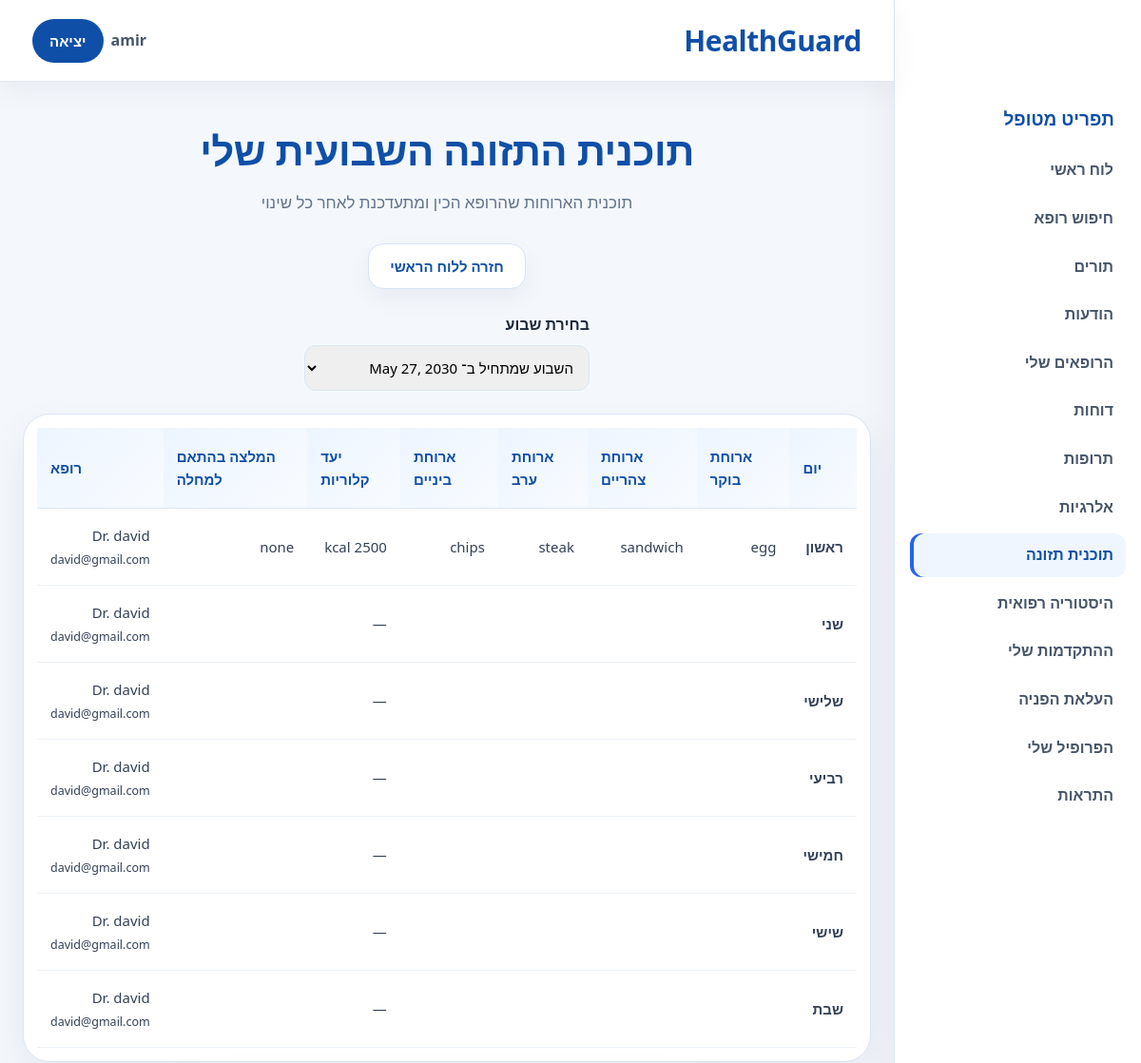
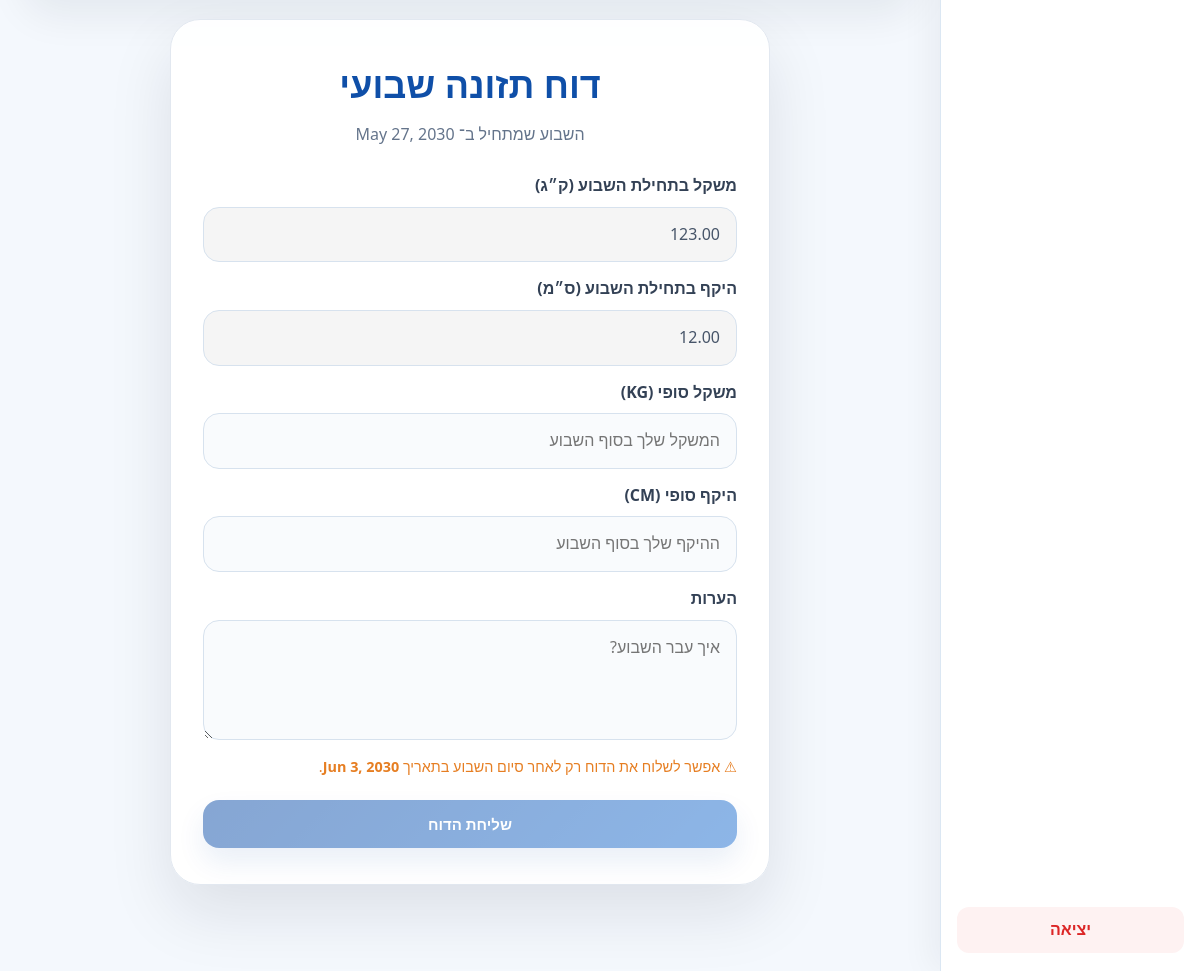
The page /patient/my_nutrition_plan.php (signed in) on the database its author committed (2 pictures, top to bottom).
### tables this page shows
CREATE TABLE `nutrition_plans` (
  `plan_id` int(11) NOT NULL,
  `patient_id` int(11) NOT NULL,
  `doctor_id` int(11) NOT NULL,
  `week_start` date NOT NULL,
  `day_name` varchar(20) NOT NULL,
  `breakfast` text DEFAULT NULL,
  `lunch` text DEFAULT NULL,
  `dinner` text DEFAULT NULL,
  `snack` text DEFAULT NULL,
  `calories_goal` int(11) DEFAULT NULL,
  `illness_advice` text DEFAULT NULL,
  `created_at` datetime DEFAULT current_timestamp(),
  `updated_at` datetime DEFAULT current_timestamp() ON UPDATE current_timestamp()
);

CREATE TABLE `users` (
  `user_id` int(11) NOT NULL,
  `name` varchar(100) NOT NULL,
  `role` enum('patient','doctor','admin','secretary') NOT NULL,
  `email` varchar(100) NOT NULL,
  `password` varchar(255) NOT NULL,
  `city` varchar(80) DEFAULT NULL,
  `created_at` timestamp NULL DEFAULT current_timestamp()
);

CREATE TABLE `patients` (
  `patient_id` int(11) NOT NULL,
  `user_id` int(11) NOT NULL,
  `age` int(11) DEFAULT NULL,
  `gender` enum('male','female','other') DEFAULT NULL,
  `medical_notes` text DEFAULT NULL,
  `current_weight` decimal(5,2) DEFAULT NULL,
  `waist_cm` decimal(5,2) DEFAULT NULL
);

### db_connection.php (called while the page is built, shortened)
<?php
function HebrewText($value)
{
    $translations = [
        'admin' => 'מנהל',
        'doctor' => 'רופא',
        'patient' => 'מטופל',
        'secretary' => 'מזכירות',
        'pending' => 'ממתין',
        'accepted' => 'אושר',
        'completed' => 'הושלם',
        'cancelled' => 'בוטל',
        'verified' => 'אושר',
        'rejected' => 'נדחה',
        'taken' => 'נלקחה',
        'skipped' => 'דולגה',
        'appointment' => 'תור',
        'medicine' => 'תרופה',
        'message' => 'הודעה',
        'report' => 'דוח',
        'nutrition' => 'תזונה',
        'cardiologist' => 'קרדיולוג',
        'dermatologist' => 'רופא עור',
        'ophthalmologist' => 'רופא עיניים',
        'orthopedic' => 'אורתופד',
        'dentist' => 'רופא שיניים',
        'dietitian' => 'דיאטן',
        'family_doctor' => 'רופא משפחה',
        'Sunday' => 'ראשון',
        'Monday' => 'שני',
        'Tuesday' => 'שלישי',
        'Wednesday' => 'רביעי',
        'Thursday' => 'חמישי',
        'Friday' => 'שישי',
        'Saturday' => 'שבת',
        'male' => 'זכר',
        'female' => 'נקבה',
        'other' => 'אחר',
        'Patients' => 'מטופלים',
        'Doctors' => 'רופאים',
        'Appointments' => 'תורים',
        'Reports' => 'דוחות',
    ];
    return $translations[$value] ?? $value;
}
?>

### patient/my_nutrition_plan.php (the view, shortened to what this page needs)
<?php
include("../db_connection.php");
$conn = OpenCon();
$patient_id = $_SESSION['user_id'];
$sqlWeeks = "SELECT DISTINCT
                 week_start
             FROM nutrition_plans
             WHERE patient_id='$patient_id'
             ORDER BY week_start DESC";
$resultWeeks = mysqli_query($conn, $sqlWeeks);
$all_weeks = array();
while ($wRow = mysqli_fetch_assoc($resultWeeks)) {
    $all_weeks[] = $wRow['week_start'];
}
if (isset($_GET['week_start']) && $_GET['week_start'] != '') {
    $week_start = $_GET['week_start'];
} elseif (!empty($all_weeks)) {
    $week_start = $all_weeks[0];
} else {
    $week_start = '';
}
$result = null;
if ($week_start != '') {
    $sql = "SELECT
                nutrition_plans.*,
                users.name AS doctor_name,
                users.email AS doctor_email
            FROM nutrition_plans
            JOIN doctors ON nutrition_plans.doctor_id = doctors.doctor_id
            JOIN users ON doctors.user_id = users.user_id
            WHERE nutrition_plans.patient_id='$patient_id'
            AND nutrition_plans.week_start='$week_start'
            ORDER BY FIELD(
                day_name,
                'Sunday',
                'Monday',
                'Tuesday',
                'Wednesday',
                'Thursday',
                'Friday',
                'Saturday'
            )";
    $result = mysqli_query($conn, $sql);
}
$weeklyReport = null;
$weekEnded = false;
$sqlProfile = "SELECT
                   current_weight,
                   waist_cm
               FROM patients
               WHERE user_id='$patient_id'";
$rowProfile = mysqli_fetch_assoc(mysqli_query($conn, $sqlProfile));
$current_weight = $rowProfile['current_weight'] ?? null;
$current_waist = $rowProfile['waist_cm'] ?? null;
if ($week_start != '') {
    $sqlWR = "SELECT *
              FROM weekly_nutrition_reports
              WHERE patient_id='$patient_id'
              AND week_start='$week_start'
              LIMIT 1";
    $weeklyReport = mysqli_fetch_assoc(mysqli_query($conn, $sqlWR));
    $weekEnded = (strtotime($week_start) + (7 * 86400)) <= time();
}
$report_field_state = "";
$report_button_state = "";
if (!$weekEnded) {
    $report_field_state = "disabled";
    $report_button_state = 'disabled style="opacity:0.5; cursor:not-allowed;"';
}
?>
<!DOCTYPE html>
<html lang="he" dir="rtl">
<head>
    <link rel="stylesheet" href="/HealthGuard/style.css">
</head>
<body class="patient-page">
<?php include("../navbar.php"); ?>
<div class="section">
    <h1 class="section-title">תוכנית התזונה השבועית שלי</h1>
    <p class="section-subtitle">תוכנית הארוחות שהרופא הכין ומתעדכנת לאחר כל שינוי</p>
    <div class="hero-actions" style="justify-content:center; margin-bottom:25px;">
        <a href="/HealthGuard/patient/patient_dashboard.php" class="secondary-btn">חזרה ללוח הראשי</a>
    </div>
    <?php if (empty($all_weeks)) { ?>
        <div class="card" style="max-width:600px; margin:0 auto;">
            <h3>עדיין אין תוכנית תזונה</h3>
            <p>הרופא עדיין לא הוסיף תוכנית תזונה שבועית. היא תופיע כאן לאחר השמירה.</p>
        </div>
    <?php } else { ?>
        <div style="max-width:300px; margin:0 auto 24px;">
            <label style="font-weight:700; display:block; margin-bottom:8px;">בחירת שבוע</label>
            <select
                onchange="window.location='/HealthGuard/patient/my_nutrition_plan.php?week_start='+this.value"
                style="width:100%; padding:12px; border-radius:12px; border:1px solid #dbe7f3; font-size:15px;"
            >
                <?php foreach ($all_weeks as $w) { ?>
                    <?php
                    $selected_week = "";
                    if ($w == $week_start) {
                        $selected_week = "selected";
                    }
                    ?>
                    <option
                        value="<?php echo $w; ?>"
                        <?php echo $selected_week; ?>
                    >
                        השבוע שמתחיל ב־ <?php echo date('M j, Y', strtotime($w)); ?>
                    </option>
                <?php } ?>
            </select>
        </div>
        <?php if ($result && mysqli_num_rows($result) > 0) { ?>
            <div class="table-wrapper">
                <table>
                    <tr>
                        <th>יום</th>
                        <th>ארוחת בוקר</th>
                        <th>ארוחת צהריים</th>
                        <th>ארוחת ערב</th>
                        <th>ארוחת ביניים</th>
                        <th>יעד קלוריות</th>
                        <th>המלצה בהתאם למחלה</th>
                        <th>רופא</th>
                    </tr>
                    <?php
                    while ($row = mysqli_fetch_assoc($result)) {
                        $calories_text = '—';
                        if (($row['calories_goal'] ?? '') != '') {
                            $calories_text = (string)$row['calories_goal'] . ' kcal';
                        }
                    ?>
                    <tr>
                        <td><strong><?php echo HebrewText($row['day_name'] ?? ''); ?></strong></td>
                        <td><?php echo nl2br($row['breakfast'] ?? ''); ?></td>
                        <td><?php echo nl2br($row['lunch'] ?? ''); ?></td>
                        <td><?php echo nl2br($row['dinner'] ?? ''); ?></td>
                        <td><?php echo nl2br($row['snack'] ?? ''); ?></td>
                        <td><?php echo $calories_text; ?></td>
                        <td><?php echo nl2br($row['illness_advice'] ?? ''); ?></td>
                        <td>
                            Dr. <?php echo $row['doctor_name'] ?? ''; ?><br>
                            <small><?php echo $row['doctor_email'] ?? ''; ?></small>
                        </td>
                    </tr>
                    <?php } ?>
                </table>
            </div>
            <div class="form-container" style="min-height:auto; padding-top:20px;">
                <form class="form-box" method="POST" style="max-width:600px;">
                    <h2>דוח תזונה שבועי</h2>
                    <p class="subtitle">השבוע שמתחיל ב־ <?php echo date('M j, Y', strtotime($week_start)); ?></p>
                    <?php if ($weeklyReport) { ?>
                        <p style="color:#16a34a; font-weight:600;">הדוח השבועי נשלח.</p>
                        <label>משקל התחלתי (KG)</label>
                        <input
                            type="text"
                            value="<?php echo $weeklyReport['start_weight'] ?? '—'; ?>"
                            readonly
                            style="background:#f5f5f5;"
                        >
                        <label>משקל סופי (KG)</label>
                        <input
                            type="text"
                            value="<?php echo $weeklyReport['end_weight'] ?? '—'; ?>"
                            readonly
                            style="background:#f5f5f5;"
                        >
                        <label>שינוי במשקל (KG)</label>
                        <input
                            type="text"
                            value="<?php echo $weeklyReport['weight_change'] ?? '—'; ?>"
                            readonly
                            style="background:#f5f5f5;"
                        >
                        <label>היקף סופי (CM)</label>
                        <input
                            type="text"
                            value="<?php echo $weeklyReport['waist_cm'] ?? '—'; ?>"
                            readonly
                            style="background:#f5f5f5;"
                        >
                        <label>הערות</label>
                        <textarea readonly style="background:#f5f5f5;"><?php echo $weeklyReport['report_text'] ?? ''; ?></textarea>
                    <?php } else { ?>
                        <label>משקל בתחילת השבוע (ק״ג)</label>
                        <input
                            type="text"
                            value="<?php echo $current_weight ?? '—'; ?>"
                            readonly
                            style="background:#f5f5f5;"
                        >
                        <label>היקף בתחילת השבוע (ס״מ)</label>
                        <input
                            type="text"
                            value="<?php echo $current_waist ?? '—'; ?>"
                            readonly
                            style="background:#f5f5f5;"
                        >
                        <label>משקל סופי (KG)</label>
                        <input
                            type="number"
                            step="0.01"
                            min="1"
                            name="end_weight"
                            placeholder="המשקל שלך בסוף השבוע"
                            <?php echo $report_field_state; ?>
                            required
                        >
                        <label>היקף סופי (CM)</label>
                        <input
                            type="number"
                            step="0.01"
                            min="1"
                            name="end_waist"
                            placeholder="ההיקף שלך בסוף השבוע"
                            <?php echo $report_field_state; ?>
                            required
                        >
                        <label>הערות</label>
                        <textarea
                            name="report_text"
                            placeholder="איך עבר השבוע?"
                            <?php echo $report_field_state; ?>
                        ></textarea>
                        <?php if (!$weekEnded) { ?>
                            <p style="color:#e67e22; font-size:0.9em; margin-top:8px;">
                                &#9888; אפשר לשלוח את הדוח רק לאחר סיום השבוע בתאריך
                                <strong><?php echo date('M j, Y', strtotime($week_start . ' +7 days')); ?></strong>.
                            </p>
                        <?php } ?>
                        <button
                            type="submit"
                            name="save_report"
                            <?php echo $report_button_state; ?>
                        >
                            שליחת הדוח
                        </button>
                    <?php } ?>
                </form>
            </div>
        <?php } ?>
    <?php } ?>
</div>
</body>
</html>

### rows shown on the page
nutrition_plans: day_name "ראשון", breakfast "egg", lunch "sandwich", dinner "steak", snack "chips", calories_goal "2500 kcal", illness_advice "none", users.name "david", users.email "david@gmail.com"
nutrition_plans: day_name "שני", calories_text "—", users.name "david", users.email "david@gmail.com"
nutrition_plans: day_name "שלישי", calories_text "—", users.name "david", users.email "david@gmail.com"
nutrition_plans: day_name "רביעי", calories_text "—", users.name "david", users.email "david@gmail.com"
nutrition_plans: day_name "חמישי", calories_text "—", users.name "david", users.email "david@gmail.com"
nutrition_plans: day_name "שישי", calories_text "—", users.name "david", users.email "david@gmail.com"
nutrition_plans: day_name "שבת", calories_text "—", users.name "david", users.email "david@gmail.com"
patients: current_weight "123.00", waist_cm "12.00"

### other values the page prints
$site_name "HealthGuard"
$_SESSION['name'] "amir"
$role_labels[$_SESSION['role']] "מטופל"
$label "לוח ראשי"
$label "חיפוש רופא"
$label "תורים"
$label "הודעות"
$label "הרופאים שלי"
$label "דוחות"
$label "תרופות"
$label "אלרגיות"
$label "תוכנית תזונה"
$label "היסטוריה רפואית"
$label "ההתקדמות שלי"
$label "העלאת הפניה"
